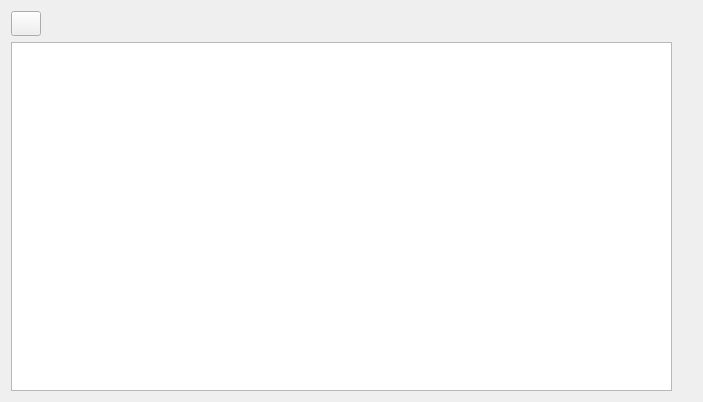
<?xml version="1.0" encoding="UTF-8"?>
<ui version="4.0">
 <class>DeviceManager</class>
 <widget class="QWidget" name="DeviceManager">
  <property name="windowModality">
   <enum>Qt::NonModal</enum>
  </property>
  <property name="geometry">
   <rect>
    <x>0</x>
    <y>0</y>
    <width>703</width>
    <height>402</height>
   </rect>
  </property>
  <property name="windowTitle">
   <string>Менеджер устройств сети</string>
  </property>
  <property name="autoFillBackground">
   <bool>true</bool>
  </property>
  <layout class="QGridLayout" name="gridLayout_2">
   <item row="1" column="0">
    <layout class="QGridLayout" name="gridLayout">
     <item row="0" column="0">
      <layout class="QVBoxLayout" name="verticalLayout">
       <item>
        <widget class="QTableWidget" name="tableWidget">
         <property name="selectionMode">
          <enum>QAbstractItemView::SingleSelection</enum>
         </property>
         <property name="selectionBehavior">
          <enum>QAbstractItemView::SelectRows</enum>
         </property>
         <attribute name="verticalHeaderVisible">
          <bool>false</bool>
         </attribute>
        </widget>
       </item>
      </layout>
     </item>
    </layout>
   </item>
   <item row="1" column="1">
    <layout class="QGridLayout" name="gridLayout_3">
     <item row="1" column="0">
      <layout class="QHBoxLayout" name="horizontalLayout">
       <item>
        <spacer name="verticalSpacer">
         <property name="orientation">
          <enum>Qt::Vertical</enum>
         </property>
         <property name="sizeHint" stdset="0">
          <size>
           <width>20</width>
           <height>40</height>
          </size>
         </property>
        </spacer>
       </item>
      </layout>
     </item>
     <item row="0" column="0">
      <layout class="QHBoxLayout" name="horizontalLayout_2">
       <item>
        <layout class="QGridLayout" name="gridLayout_4"/>
       </item>
      </layout>
     </item>
    </layout>
   </item>
   <item row="0" column="0">
    <layout class="QHBoxLayout" name="horizontalLayout_3">
     <item>
      <widget class="QPushButton" name="ChartsButton">
       <property name="minimumSize">
        <size>
         <width>25</width>
         <height>25</height>
        </size>
       </property>
       <property name="maximumSize">
        <size>
         <width>30</width>
         <height>30</height>
        </size>
       </property>
       <property name="text">
        <string/>
       </property>
       <property name="icon">
        <iconset resource="resources.qrc">
         <normaloff>:/images/chartSVG</normaloff>:/images/chartSVG</iconset>
       </property>
       <property name="iconSize">
        <size>
         <width>30</width>
         <height>30</height>
        </size>
       </property>
      </widget>
     </item>
     <item>
      <spacer name="horizontalSpacer">
       <property name="orientation">
        <enum>Qt::Horizontal</enum>
       </property>
       <property name="sizeHint" stdset="0">
        <size>
         <width>40</width>
         <height>20</height>
        </size>
       </property>
      </spacer>
     </item>
    </layout>
   </item>
  </layout>
 </widget>
 <resources>
  <include location="resources.qrc"/>
 </resources>
 <connections/>
</ui>
